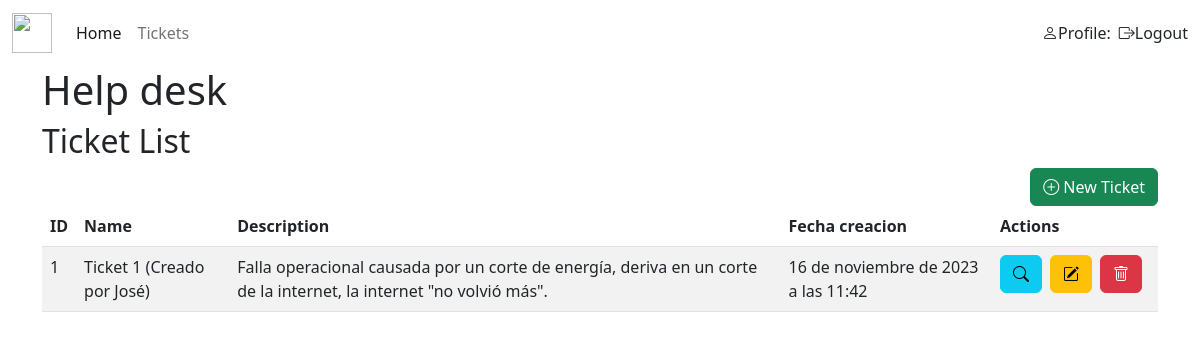
Page /tickets/list/ (signed in) on the earlier database version.
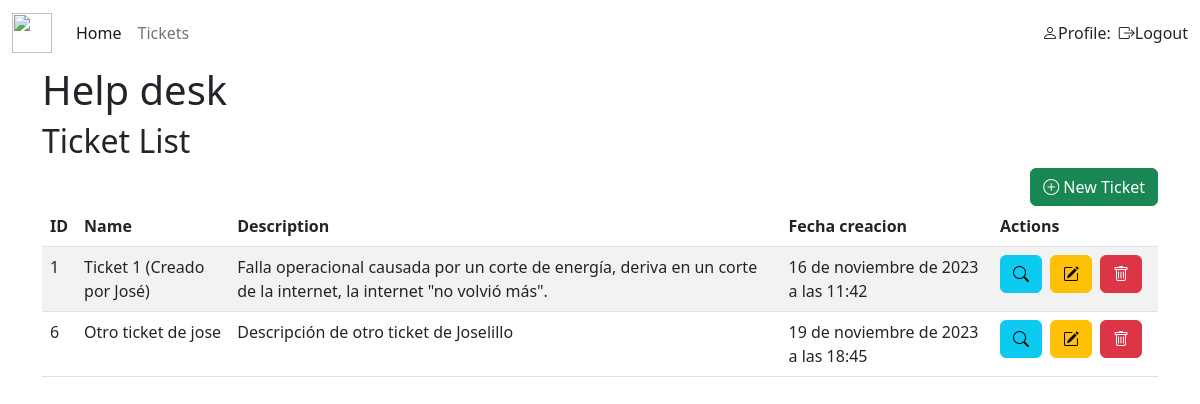
Same page on the later database version.
### tickets/models.py (models this page shows, shortened)
class Ticket(models.Model):
    title = models.CharField(max_length=200)
    description = models.TextField()
    created_at = models.DateTimeField(auto_now_add=True)
    updated_at = models.DateTimeField(auto_now=True)
    tech = models.ForeignKey(Tech, null=True,blank = True, on_delete=models.RESTRICT)

### tickets/views.py (the view)
# urls.py: path('list/', TicketListView.as_view(), name='ticket_list'),
@method_decorator(login_required, name='dispatch')
class TicketListView(ListView):
    model = Ticket
    template_name = 'tickets/ticket_list.html'
    context_object_name = 'tickets'
    def get_queryset(self):
        return Ticket.objects.filter(tech=Tech.objects.get(user=self.request.user))

### tickets/templates/tickets/ticket_list.html (shortened to what this page needs)
{% extends 'tickets/base.html' %}
{% block content %}
<link rel="stylesheet" href="https://cdn.datatables.net/1.13.6/css/jquery.dataTables.min.css">
<h2>Ticket List</h2>
<div class="d-flex flex-row-reverse">
    <a class="btn btn-success" href="{% url 'ticket_create' %}"><i class="bi bi-plus-circle"></i>&nbsp;New
        Ticket</a>
</div>
<table id="ticket-table" class="table table-striped">
{% if tickets %}
    <thead>
        <tr>
            <th>ID</th>
            <th>Name</th>
            <th>Description</th>
            <th>Fecha creacion</th>
            <th>Actions</th>
        </tr>
    </thead>
    <tbody>
        {% for i in tickets %}
        <tr>
            <td>{{ i.id }}</td>
            <td>{{ i.title }}</td>
            <td>{{ i.description }}</td>
            <td>{{ i.created_at }}</td>
            <td>
                <div class="d-flex">
                    <a class="btn btn-info me-2" href="{% url 'ticket_detail' i.id %}"><i class="bi bi-search"></i></a>
                    <a class="btn btn-warning me-2" href="{% url 'ticket_update' i.id %}"><i class="bi bi-pencil-square"></i></a>
                    <a class="btn btn-danger me-2" href="{% url 'ticket_delete' i.id %}"><i class="bi bi-trash"></i></a>
                </div>
            </td>
        </tr>
        {% endfor %}
    </tbody>
</table>
{% else %}
<h3>No existen Tickets</h3>
{% endif %}
{% endblock %}

### tickets/templates/tickets/base.html (shortened to what this page needs)
<!DOCTYPE html>
<html lang="es">
<head>
    <link href="https://cdn.jsdelivr.net/npm/bootstrap@5.2.3/dist/css/bootstrap.min.css" rel="stylesheet"
>
    <link rel="stylesheet" href="https://cdn.jsdelivr.net/npm/bootstrap-icons@1.10.2/font/bootstrap-icons.css">
    {% load static %}
    <link rel="stylesheet" type="text/css" href="{% static 'tickets/styles.css' %}">
</head>
<body>
    <nav class="navbar navbar-expand-lg bg-body-tertiary">
        <div class="container-fluid">
            <a class="navbar-brand" href="#"><img class="img-fluid logo" id="logo"
                    src="https://static.thenounproject.com/png/4696282-200.png" alt=""></a>
            <div class="collapse navbar-collapse" id="navbarSupportedContent">
                <ul class="navbar-nav me-auto mb-2 mb-lg-0">
                    <li class="nav-item">
                        <a class="nav-link active" aria-current="page" href="{% url 'home' %}">Home</a>
                    </li>
                    {% if request.user.is_authenticated %}
                    <li class="nav-item">
                        <a class="nav-link" href="{% url 'ticket_list' %}">Tickets</a>
                    </li>
                    {% endif %}
                </ul>
                <div class="d-flex" role="search">
                    {% if request.user.is_authenticated %}
                    <a class="nav-link me-2" href="{% url 'profile' %}"><i class="bi bi-person"></i>Profile: {{tech.user.username}}</a>
                    <a class="nav-link " href="{% url 'logout' %}"><i class="bi bi-box-arrow-right"></i>Logout</a>
                    {% else %}
                    <a class="nav-link me-2" href="{% url 'login' %}"><i class="bi bi-box-arrow-in-right"></i>Login</a>
                    {% endif %}
                </div>
            </div>
        </div>
    </nav>
    <div class="container d-flex justify-content-between">
        <h1>Help desk</h1>
    </div>
    <div class="container">
        {% block content %}
        {% endblock %}
    </div>
</body>
</html>

### static/tickets/styles.css (style rules this page uses)
nav #logo { width: 40px; height: 40px; }

Differences in the rows shown:
added Ticket: id "6", title "Otro ticket de jose", description "Descripción de otro ticket de Joselillo", created_at "19 de noviembre de 2023 a las 18:45"
